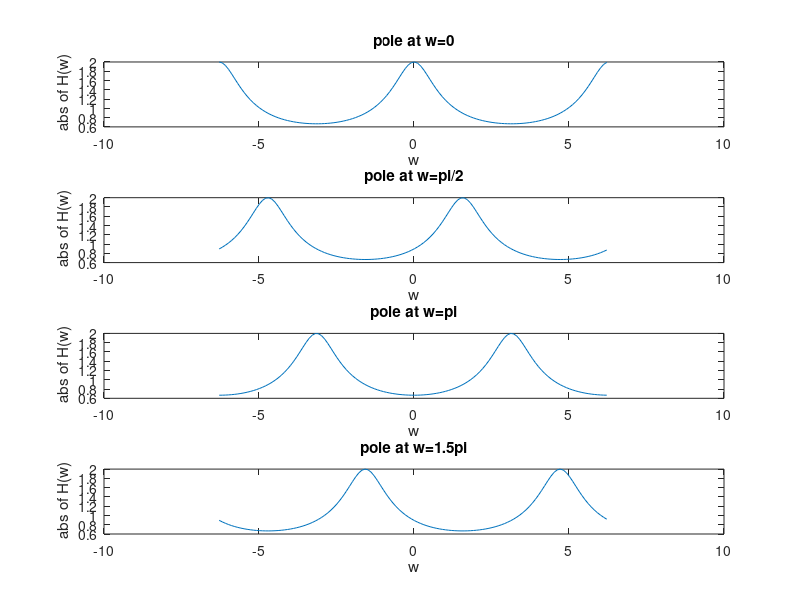

The MATLAB source for this figure:
clc;close;clear all
w=-2*pi:0.1:2*pi;

z=exp(j*w);

h1=1./(z-0.5*exp(j*0));
h2=1./(z-0.5*exp(j*(pi/2)));
h3=1./(z-0.5*exp(j*pi));
h4=1./(z-0.5*exp(j*(1.5*pi)));

subplot(4,1,1);
plot(w,abs(h1))
title("pole at w=0");
xlabel("w");
ylabel(" abs of H(w)");

subplot(4,1,2);
plot(w,abs(h2))
title("pole at w=pi/2");
xlabel("w");
ylabel(" abs of H(w)");

subplot(4,1,3);
plot(w,abs(h3))
title("pole at w=pi");
xlabel("w");
ylabel(" abs of H(w)");
subplot(4,1,4);
plot(w,abs(h4))
title("pole at w=1.5pi");
xlabel("w");
ylabel(" abs of H(w)");